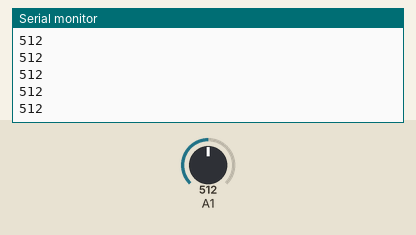
A sketch run on a simulated Arduino Uno, built with avr-gcc and run on an emulated ATmega328P. On the bench: the last lines printed to the serial monitor. The inputs (shaded band) are chosen by the test bench; at power-on: A1 = 512.

Above: at 1.2 s.
1.3 s: A1 set to 716
At 1.31 s:
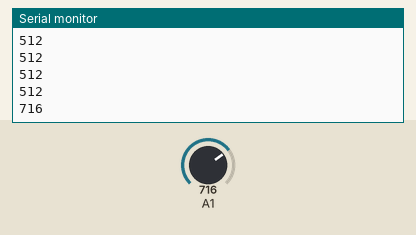
2.8 s: A1 set to 900
At 2.81 s:
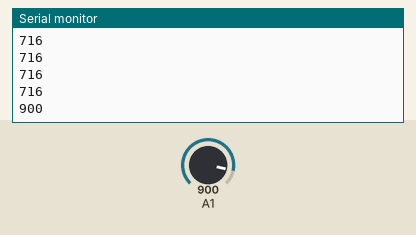
Timing chart, 0 to 5.8 s (numbered marks = the images above; inputs shaded):
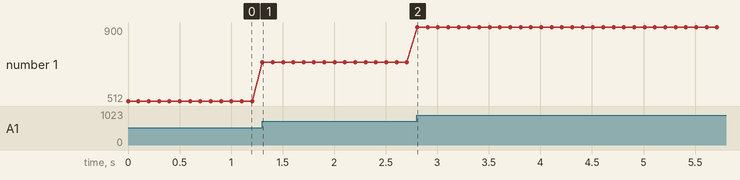

The sketch:

ADC.ino
```cpp
#include "ADC.h"

void ADC_init();
uint16_t ADC_read(uint8_t canal);

char str[10];
uint16_t dato_adc;

void setup(){
  Serial.begin(9600);
  ADC_init();
}

void loop() {
  dato_adc = ADC_read(1);
  itoa(dato_adc, str, 10); //conversion de entero a str
  Serial.println(str);
  delay(100);
}
```

ADC.h
```cpp
void ADC_init(){
  //set voltage reference
  ADMUX |= (1<<REFS0);
  ADMUX &=~ (1<<REFS1);

  //left adjust result
  ADMUX &=~ (1<<ADLAR);

  //set prescaler to 128
  ADCSRA |= (1<<ADPS2) | (1<<ADPS1) | (1<<ADPS0);

  //ADC enable
  ADCSRA |= (1<<ADEN);
}

uint16_t ADC_read(uint8_t canal){
  //evita posibles errores y modificar los registros no deseados
  canal &= 0b00001111;
  ADMUX |= (ADMUX & 0xF0)|canal;

  //comienza la conversión
  ADCSRA |= (1<<ADSC);

  //hasta que se complete la conversión
  while((ADCSRA)&(1<<ADSC));

  return(ADC);
}
```

Measured:
- after the input at 1.3 s, the serial monitor: prints a new line at once (image 1)
- after the input at 2.8 s, the serial monitor: prints a new line at once (image 2)
- plotted number 1: 512 → 716 after the input at 1.3 s, 716 → 900 after the input at 2.8 s
